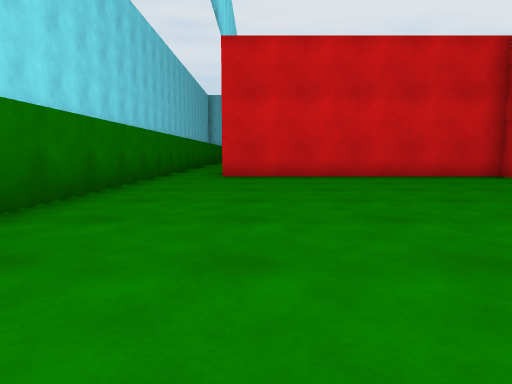
view 1 (above)

24 first-person views from a walk through a Unity game level. The camera is 0.54 m above the floor, tilts 6° down and sees 70° across. The floor is counted in squares, 1 m on a side. Each view is taken from the middle of a square. On the plan, view 1 faces up. The plan holds only what a view shows up to about 9 squares ahead; the rest is blank. The place goes on beyond the plan.

view 2
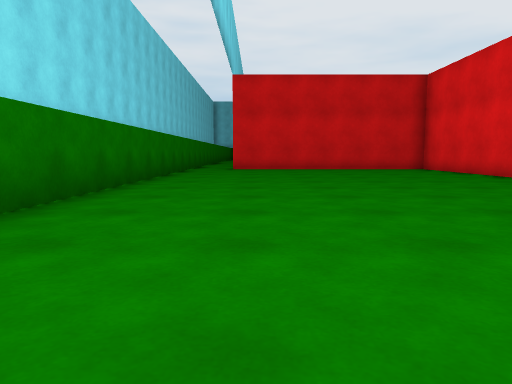

view 3
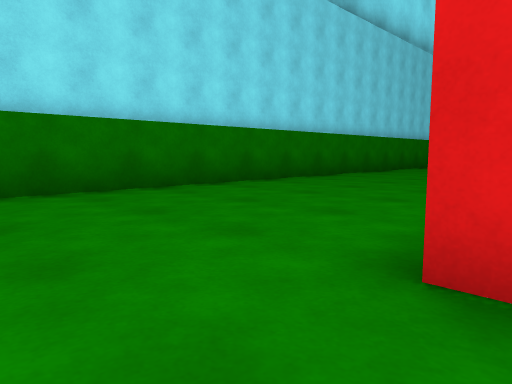

view 4
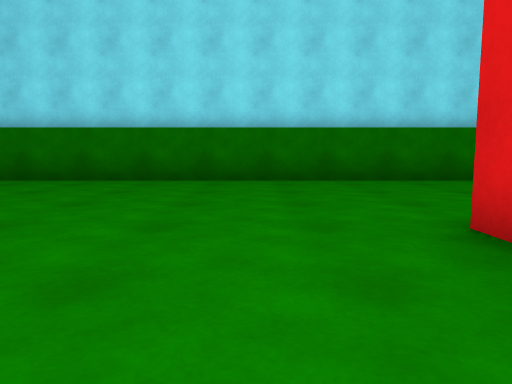

view 5
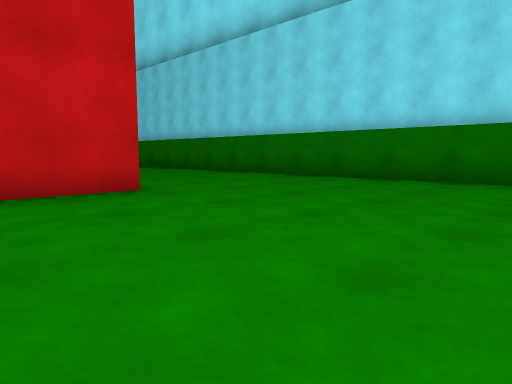

view 6
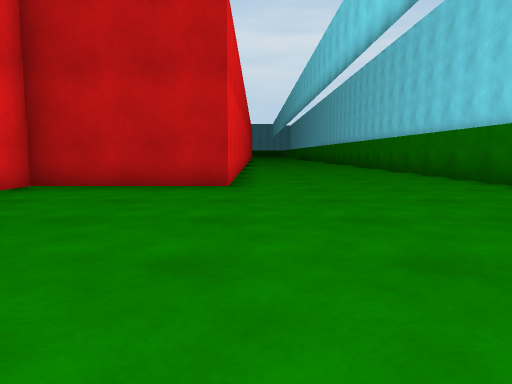

view 7
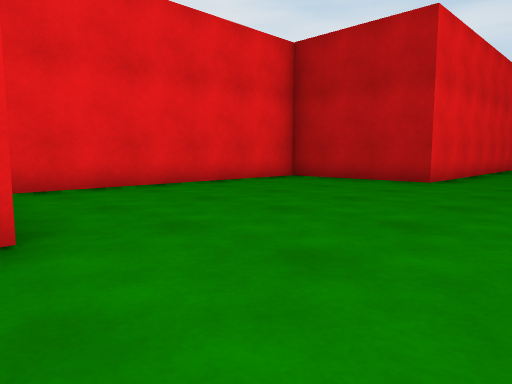

view 8
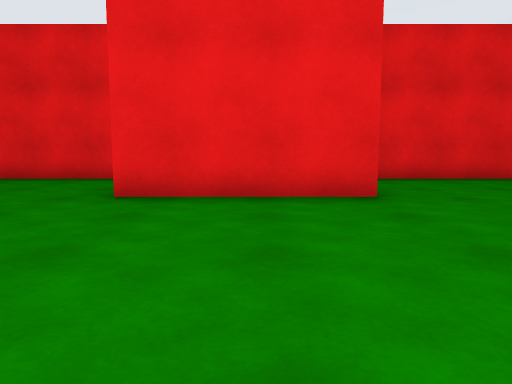

view 9
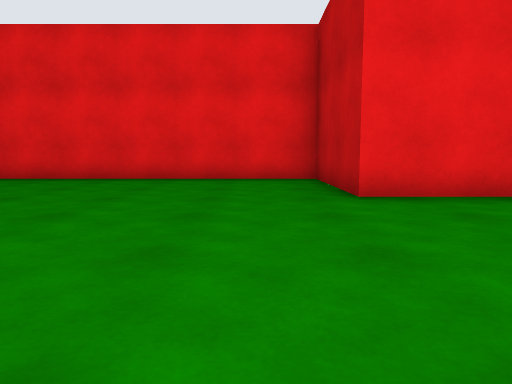

view 10
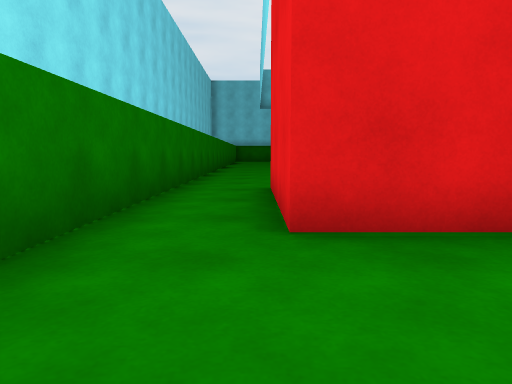

view 11
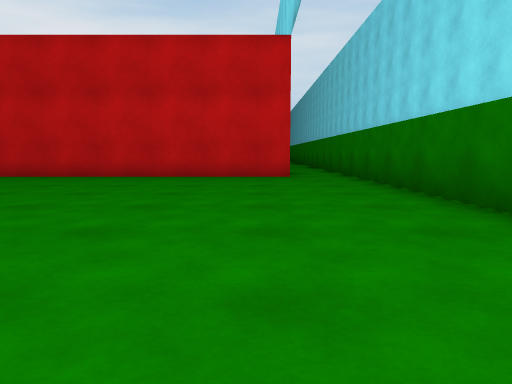

view 12
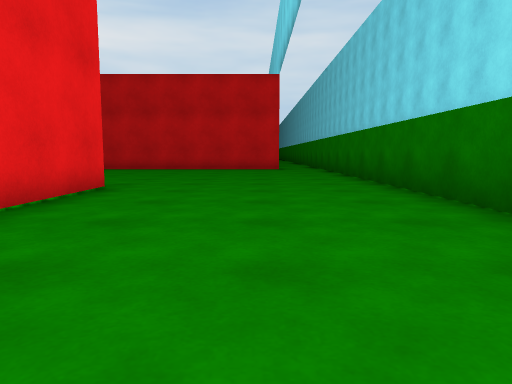

view 13
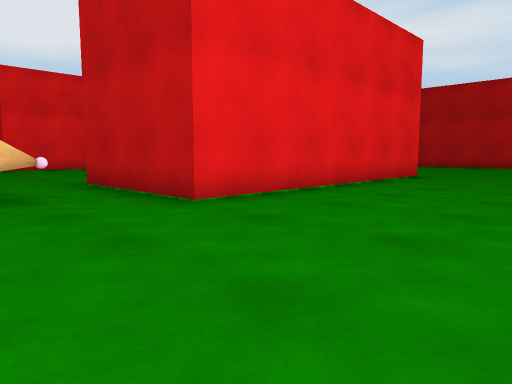

view 14
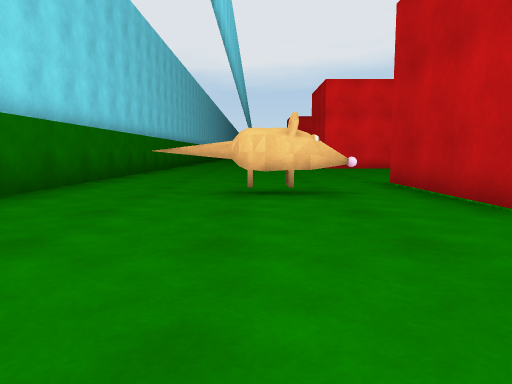

view 15
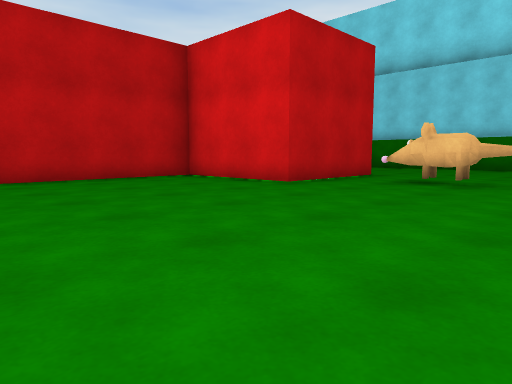

view 16
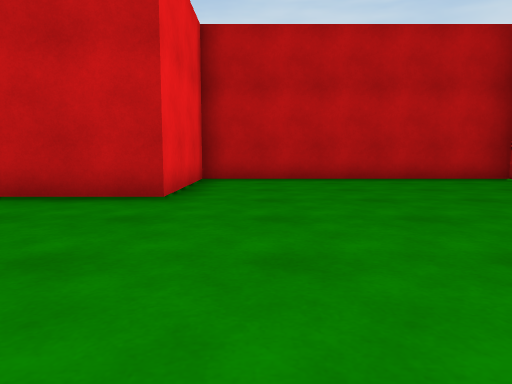

view 17
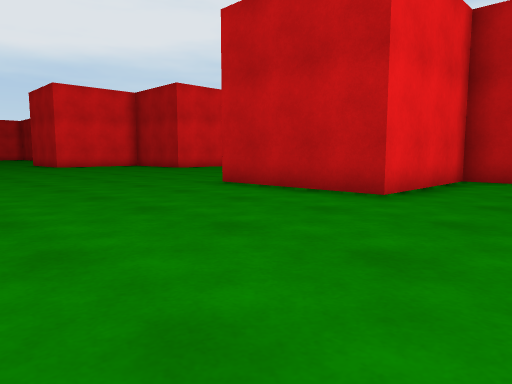

view 18
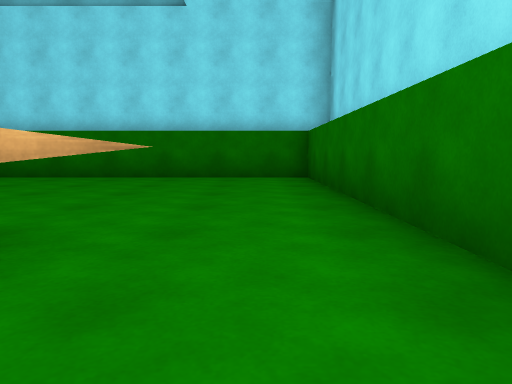

view 19
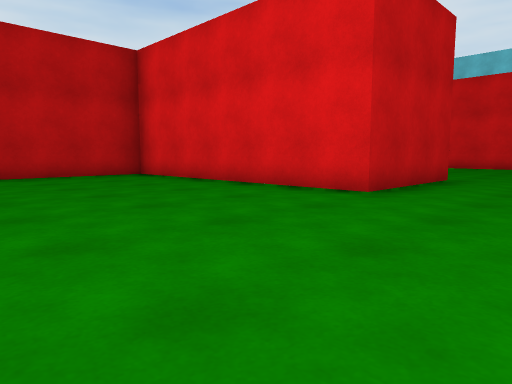

view 20
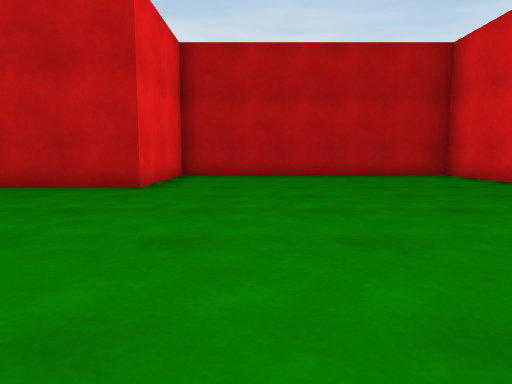

view 21
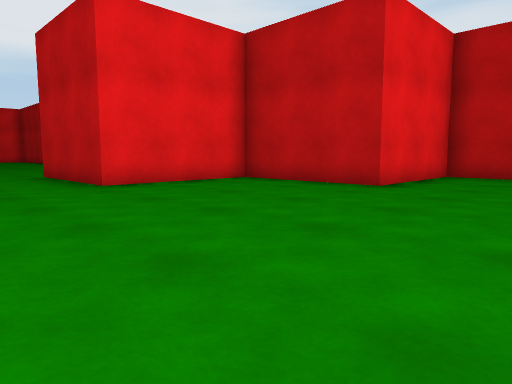

view 22
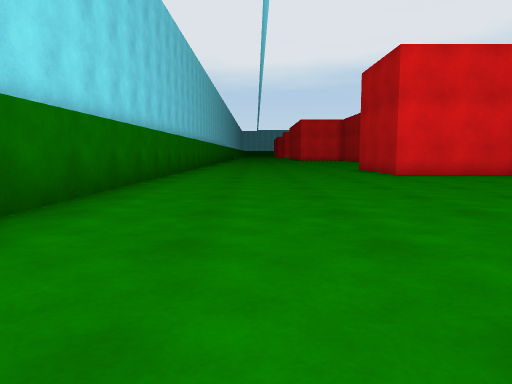

view 23
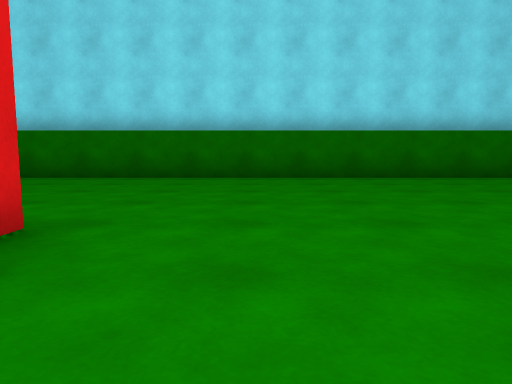

view 24
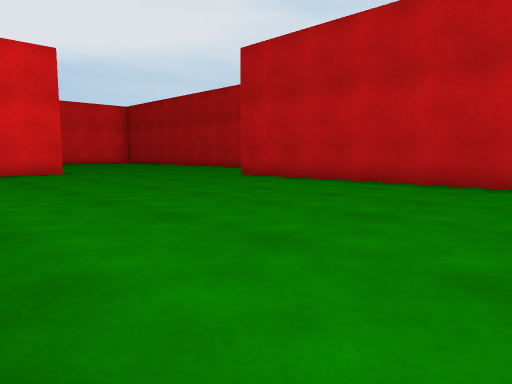

### Floor plan
Points are (right, up) in squares from view 1. A wall is a line through its corners. A room is listed if a view was taken in it or the views show most of it. See-through windows are left out.
Room 1 (views 1, 2, 3, 4, 5, 6, 7, 8, 9, 10)
walls: (2.9, -4.5) (2.4, -4.5) (2.4, -1.3) (5.7, -1.3) (5.7, 5.4); (-2.3, 8.6) (-2.3, -14.1); (5.8, 8.4) (-0.8, 8.4); (2.4, -14.4) (2.4, -10.9) (5.7, -10.9) (5.7, -5)
ways out: opening at (-2, 9) to room 2
Room 2 (views 11, 12, 13, 14, 15, 16, 17, 18, 19, 20, 21, 22, 23, 24)
walls: (12.1, 15.2) (12.1, 16.2); (8.1, 30.2) (-2.3, 30.2) (-2.3, 23.1); (2.4, 18) (2.4, 24.5) (5.7, 24.5) (5.7, 21.3) (12.1, 21.3) (12.1, 24.5) (15.4, 24.5) (15.4, 18.1) (21.8, 18.1) (21.8, 21.3) (25, 21.3) (25, 24.5) (25.5, 24.5); (-2.3, 20.8) (-2.3, 8.6); (25.1, 30.2) (11.6, 30.2); (-0.8, 8.4) (-0.8, 11.6) (8.5, 11.6)
ways out: opening at (-2, 9) to room 1
objects: other object (4, 27)

Positions as (right, up) in squares from view 1, and headings:
1: (0, 0), facing up
2: (0, -4), facing up
3: (3, -6), facing up-left
4: (5, -6), facing left
5: (5, -6), facing down-left
6: (2, -5), facing down
7: (0, -4), facing down-right
8: (-2, -3), facing right
9: (-2, 0), facing right
10: (-1, 6), facing up
11: (0, 20), facing down
12: (0, 24), facing down
13: (-1, 27), facing down-right
14: (-1, 27), facing right
15: (11, 29), facing down-left
16: (11, 29), facing down
17: (10, 29), facing down-right
18: (6, 29), facing left
19: (20, 27), facing down-left
20: (20, 27), facing down
21: (19, 27), facing down-right
22: (16, 28), facing right
23: (17, 22), facing up
24: (2, 18), facing down-right
